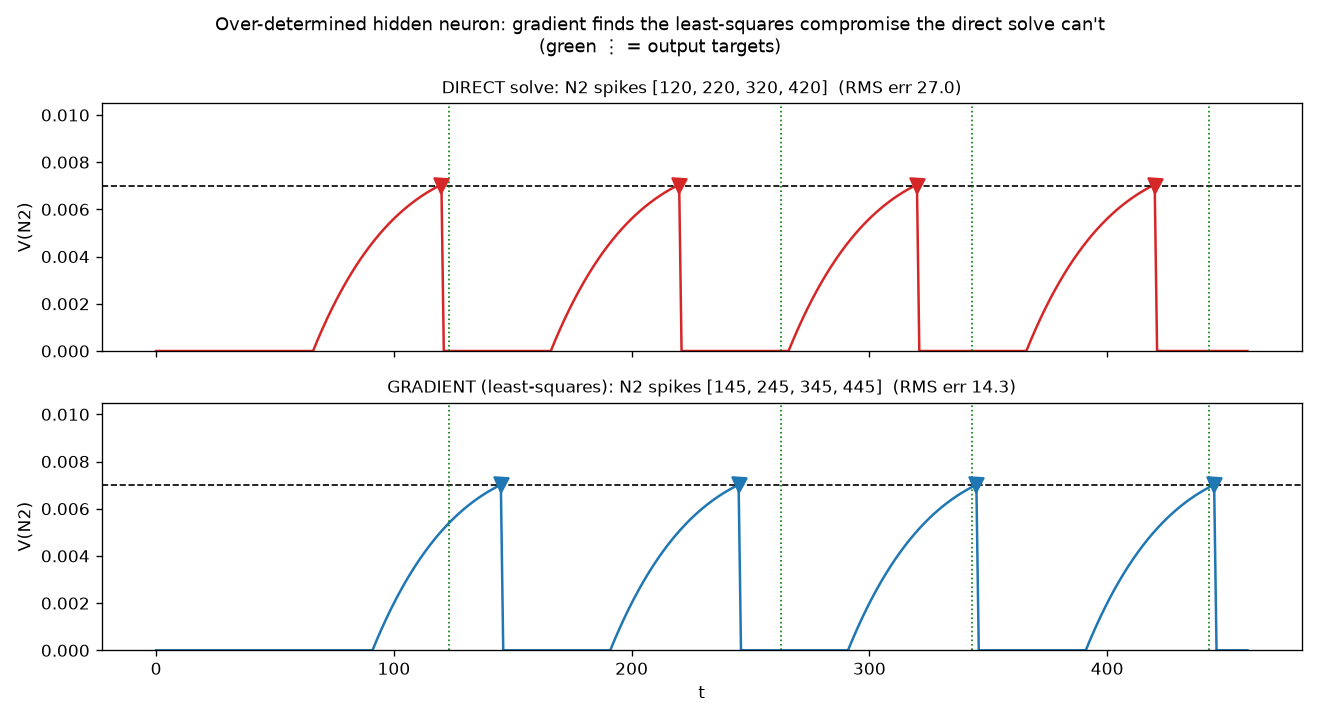

Recreate this plot in Python.
"""Why a gradient method: on an OVER-DETERMINED hidden neuron, a gradient finds a
least-squares compromise where the direct linear solve can only conflict.

Net N0(input) -> N1(hidden) -> N2(output), two weights [w01, w12].
N1 fires ~periodically (period set by w01); N2 fires at N1's spikes + a latency
(set by w12).  So N2's spike times are strongly coupled: two weights cannot place
3 output spikes at arbitrary irregular times -> over-determined.

  DIRECT solve (target prop): invert each output target to an N1 target + latency,
    solve per constraint -> the constraints disagree, so it can satisfy only some.
  GRADIENT (van-Rossum output loss, which is built on the linear PSP): descends to
    the least-squares compromise -> lower TOTAL timing error.

The gradient's dV/dw is the exact linear PSP (the same h the direct solve uses);
the difference is the gradient minimises the residual across ALL constraints
jointly instead of solving one hop exactly.
"""

import sys, os, dataclasses, types
sys.path.insert(0, "/workspace/project/gradient_study")
sys.path.insert(0, "/workspace/project")
os.environ.setdefault("MPLBACKEND", "Agg")
for _n, _a in [("brian2", {"ms": 1e-3}), ("neuron_model", {"NeuronSim": object})]:
    if _n not in sys.modules:
        _m = types.ModuleType(_n)
        for _k, _v in _a.items():
            setattr(_m, _k, _v)
        sys.modules[_n] = _m
import numpy as np
import jax.numpy as jnp
import matplotlib.pyplot as plt
import jax_spiking_model as sim
from grad_method import lif_tangent, TH, DIR

params = dataclasses.replace(sim.default_params, steps=460)
T = params.steps
GSW = params.global_synapse_weight
C = np.array([[0, 1], [1, 2]], np.int32)
N = 3


def full_sim(w):
    V, _, _ = sim.run_sim(params, jnp.array(C), N,
                          jnp.array(np.asarray(w, np.float32)), jnp.array([0]))
    return np.array(V)


def spikes(V, n):
    return np.where(V[:, n] >= TH)[0].tolist()


def expconv(x, decay):
    S = np.zeros_like(x, float); a = 0.0
    for i in range(len(x)):
        a = a * decay + x[i]; S[i] = a
    return S


def vr_loss(w, targets, tau=12.0):
    """van-Rossum loss on N2's spike train vs targets."""
    V = full_sim(w)
    decay = np.exp(-1.0 / tau)
    found = (V[:, 2] >= TH).astype(float)
    tgt = np.zeros(T)
    for t in targets:
        tgt[t] = 1.0
    return float(np.sum((expconv(found, decay) - expconv(tgt, decay)) ** 2))


def fd_grad(w, targets, eps=4.0):
    g = np.zeros(len(w))
    for i in range(len(w)):
        wp = w.copy(); wp[i] += eps
        wm = w.copy(); wm[i] -= eps
        g[i] = (vr_loss(wp, targets) - vr_loss(wm, targets)) / (2 * eps)
    return g


def timing_err(w, targets):
    sp = spikes(full_sim(w), 2)
    if len(sp) != len(targets):
        return None, sp
    return float(np.sum([(a - b) ** 2 for a, b in zip(sorted(sp), sorted(targets))])), sp


def psp(t_in):
    ia = np.zeros((1, T), bool); ia[0, t_in] = True
    return lif_tangent(np.array([50.0]), ia, T)[0] / 50.0


def solve_w(t_in, t_star):
    h = psp(t_in)
    return TH / h[t_star] if (0 <= t_star < T and h[t_star] > 0) else None


def main():
    w0 = np.array([500., 500.])
    nat = spikes(full_sim(w0), 2)
    print(f"natural N2 spikes at w={w0.tolist()}: {nat}")

    # over-determined target: 4 spikes with IRREGULAR spacing that no single
    # (period, latency) pair can fit (natural is periodic ~100).
    targets = [123, 263, 343, 443]
    sp_gaps = [targets[i+1]-targets[i] for i in range(len(targets)-1)]
    print(f"OVER-DETERMINED output target: {targets}  (spacings {sp_gaps} — not equal)")

    # ── DIRECT solve (target-prop inversion) ─────────────────────────────────
    # pick a latency, invert each output target to an N1 target, solve w01 per
    # constraint; the three implied w01 disagree -> use their median (best hard).
    tN0 = spikes(full_sim(w0), 0)[0]
    N1nat = spikes(full_sim(w0), 1)
    lat = nat[0] - N1nat[0]                        # N1->N2 latency at w=500
    w12_direct = solve_w(N1nat[0], nat[0])          # latency-matching w12
    n1_targets = [t - lat for t in targets]
    w01_candidates = [solve_w(tN0, max(20, t)) for t in n1_targets]
    w01_candidates = [x for x in w01_candidates if x]
    w01_direct = float(np.median(w01_candidates))
    w_direct = np.array([w01_direct, w12_direct])
    e_direct, sp_direct = timing_err(w_direct, targets)
    print(f"\nDIRECT solve: w={np.round(w_direct,0).tolist()}  N2 spikes={sp_direct}  "
          f"target={targets}")

    # ── GRADIENT descent (van-Rossum) with Adam ──────────────────────────────
    w = w0.copy().astype(float); m = np.zeros(2); v = np.zeros(2)
    hist = []
    for t in range(1, 401):
        g = np.nan_to_num(fd_grad(w, targets))
        m = 0.9 * m + 0.1 * g; v = 0.999 * v + 0.001 * g * g
        mh = m / (1 - 0.9 ** t); vh = v / (1 - 0.999 ** t)
        w = np.clip(w - 6.0 * mh / (np.sqrt(vh) + 1e-12), 40, 3000)
        if t % 40 == 0:
            hist.append(vr_loss(w, targets))
    e_grad, sp_grad = timing_err(w, targets)
    print(f"GRADIENT:     w={np.round(w,0).tolist()}  N2 spikes={sp_grad}  target={targets}")

    def rms(e):
        return f"{np.sqrt(e/len(targets)):.1f}" if e is not None else "count mismatch"
    print(f"\nRMS timing error:  DIRECT solve = {rms(e_direct)}   "
          f"GRADIENT = {rms(e_grad)}  steps")

    # ── figure: N2 voltage & spikes, direct vs gradient, vs targets ──────────
    fig, ax = plt.subplots(2, 1, figsize=(11, 6), sharex=True)
    for a, w_, lab, c in [(ax[0], w_direct, "DIRECT solve", "C3"),
                          (ax[1], w, "GRADIENT (least-squares)", "C0")]:
        V = full_sim(w_)
        a.plot(V[:, 2], color=c)
        a.axhline(TH, color="k", ls="--", lw=1)
        for tt in targets:
            a.axvline(tt, color="green", ls=":", lw=1)
        sp = spikes(V, 2)
        a.plot(sp, [TH] * len(sp), "v", color=c, ms=9)
        e, _ = timing_err(w_, targets)
        a.set_title(f"{lab}: N2 spikes {sp}  (RMS err {rms(e)})", fontsize=10)
        a.set_ylabel("V(N2)"); a.set_ylim(0, TH * 1.5)
    ax[-1].set_xlabel("t")
    fig.suptitle("Over-determined hidden neuron: gradient finds the least-squares "
                 "compromise the direct solve can't\n(green ⋮ = output targets)", fontsize=11)
    fig.tight_layout(); fig.savefig(f"{DIR}/grad_overdetermined.png", dpi=120)
    print(f"wrote {DIR}/grad_overdetermined.png")


if __name__ == "__main__":
    main()
